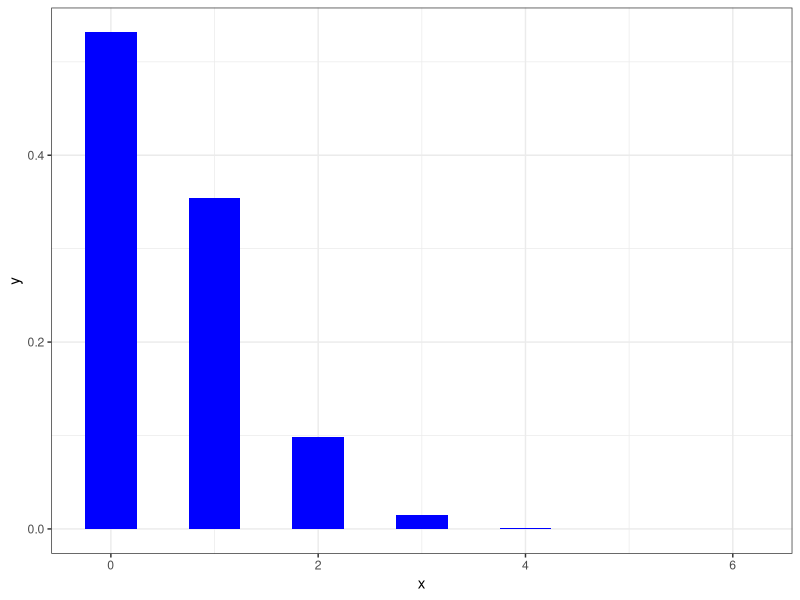
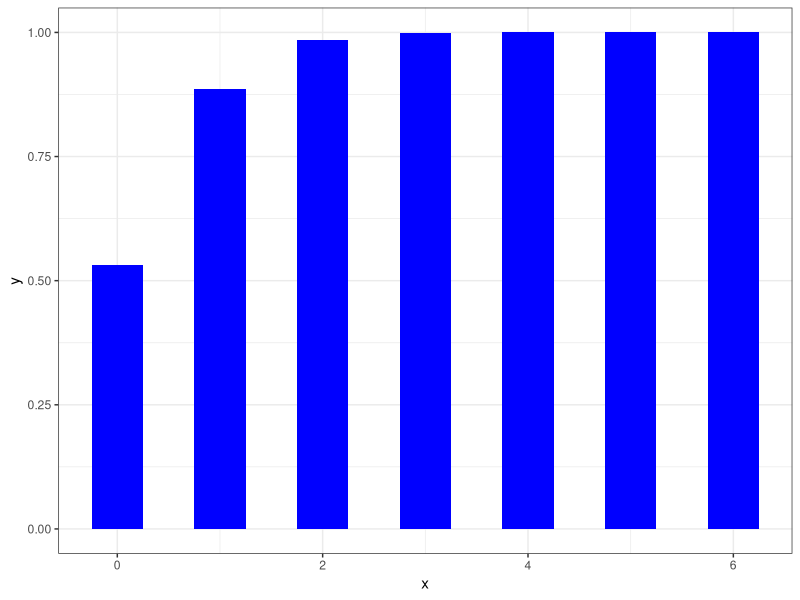
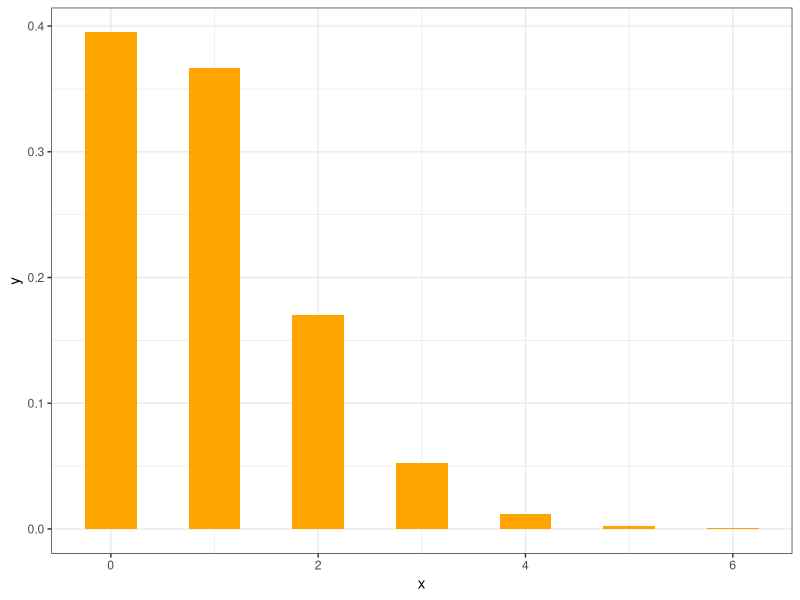
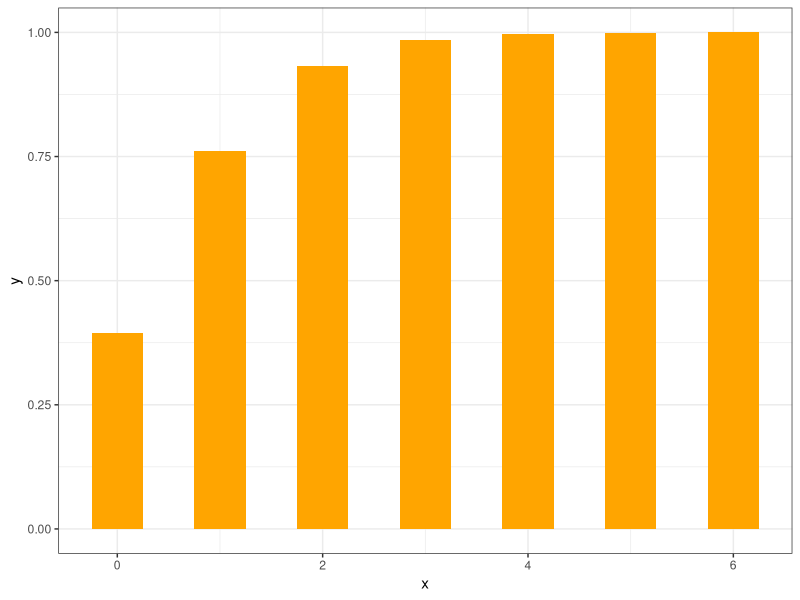
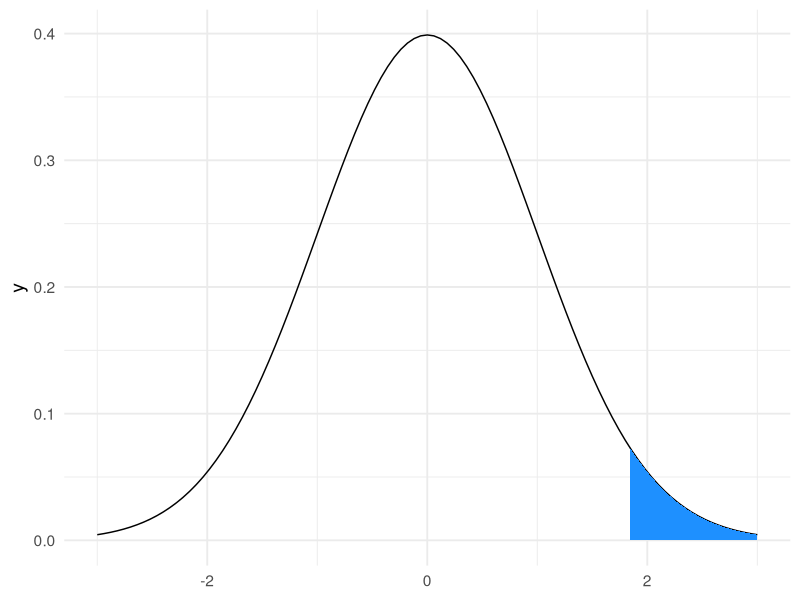
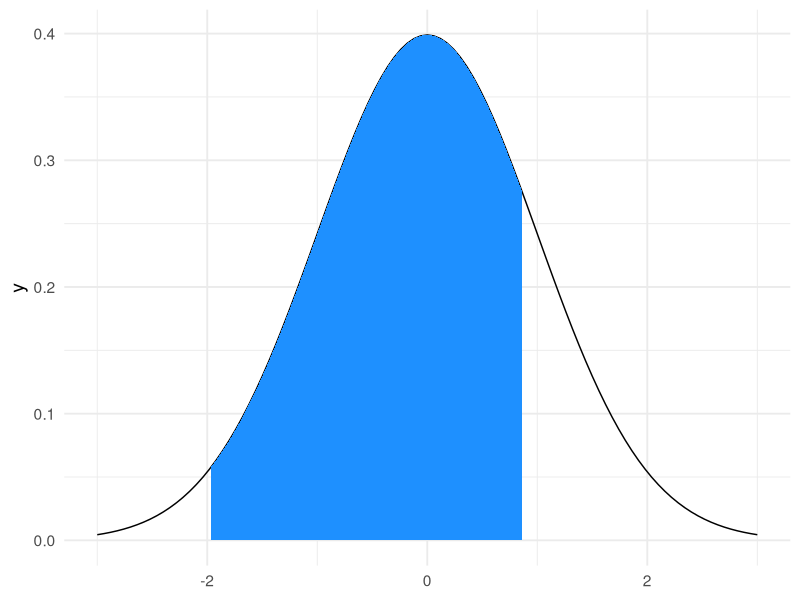
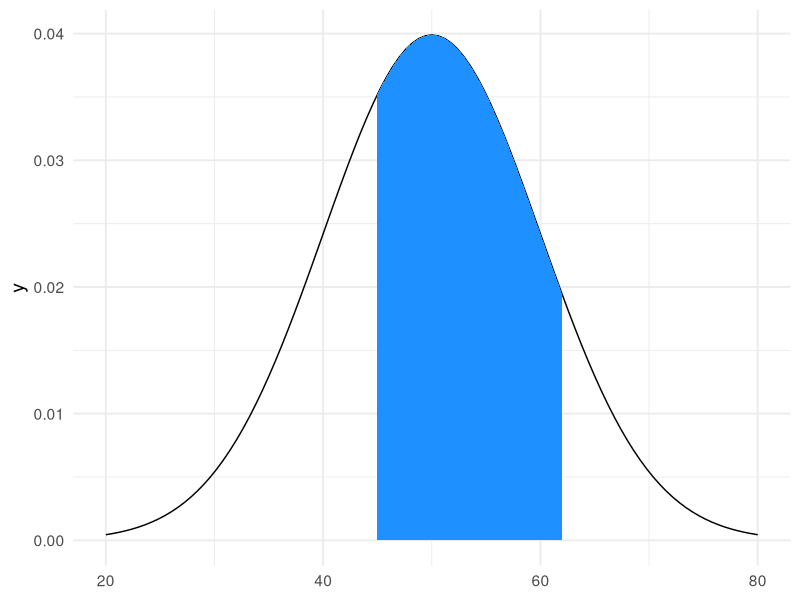
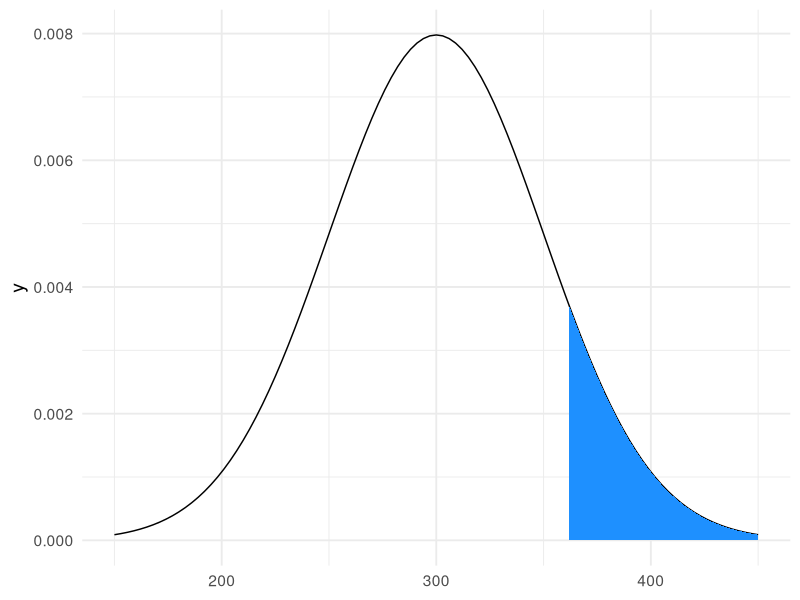

Write R code to recreate these figures, in order.
## ---- chunk 1
#| label: setup
#| include: false

library(tidyverse)

theme_set(theme_minimal(base_size = 14))
## ---- chunk 2
x = 1
n = 6
p = .1
dbinom(x = x,size = n,prob = p) # probabilidad puntual
pbinom(q = x,size = n,prob = p) # probabilidad acumulada
sum(dbinom(0:1,n,p)) # probabilidad acumulada

1 - pbinom(x,n,p) # probabilidad para MAS de x aciertos
pbinom(x,n,p,lower.tail = F) # area a la derecha

# Calculo de probabilidad binomial a una serie de intentos 
x2 = 0:6
n2 = 6
p2 = 0.1
dbinom(x2,n2,p2)
pbinom(x2,n2,p2)
## ---- chunk 3
#| fig-cap: 'Distribucion binomial'
#| fig-subcap:
#|   - 'Funcion de probabilidad'
#|   - 'Funcion de probabilidad acumulada'
#| layout-ncol: 2

data.frame(x=x2,y=dbinom(x2,n2,p)) |> 
  ggplot(aes(x,y))+
  geom_col(width = .5,fill='blue')+
  theme_bw()

data.frame(x=x2,y=pbinom(x2,n2,p)) |> 
  ggplot(aes(x,y))+
  geom_col(width = .5,fill='blue')+
  theme_bw()
## ---- chunk 4
x3 = 2
lambda = .929 # media de ocurrencias sobre lapso de tiempo o espacio
dpois(x = x3,lambda = lambda) # probabilidad puntual
ppois(q = x3,lambda = lambda) # probabilidad acumulada

1 - ppois(x3,lambda) # probabilidad para MAS de x ocurrencias
ppois(x3,lambda,lower.tail = F)

# Calculo de probabilidad Poisson a una serie de intentos 
x4 = 0:6
lambda = .929
dpois(x4,lambda)
ppois(x4,lambda)
## ---- chunk 5
#| fig-cap: 'Distribucion de Poisson'
#| fig-subcap:
#|   - 'Funcion de probabilidad'
#|   - 'Funcion de probabilidad acumulada'
#| layout-ncol: 2

data.frame(x=x4,y=dpois(x4,lambda)) |> 
  ggplot(aes(x,y))+
  geom_col(width = .5,fill='orange')+
  theme_bw()

data.frame(x=x4,y=ppois(x4,lambda)) |> 
  ggplot(aes(x,y))+
  geom_col(width = .5,fill='orange')+
  theme_bw()
## ---- chunk 6
pnorm(q = 1.84,lower.tail = F) # probabilidad de Z mayor a 1.84

ggplot() + 
    xlim(-3,3) +
    stat_function(geom = 'line', fun = dnorm, args = list(mean=0,sd=1)) + 
    stat_function(geom = 'area', fun = dnorm, args = list(mean=0,sd=1), 
                  xlim = c(1.84,3), fill = 'dodgerblue')
## ---- chunk 7
pnorm(q = 0.86) - pnorm(q = -1.97) # probabilidad de Z entre -1.97 y 0.86

ggplot() + 
    xlim(-3,3) +
    stat_function(geom = 'line', fun = dnorm, args = list(mean=0,sd=1)) + 
    stat_function(geom = 'area', fun = dnorm, args = list(mean=0,sd=1), 
                  xlim = c(-1.97,.86), fill = 'dodgerblue')
## ---- chunk 8
# media=50, sigma=10
pnorm(q = 62,mean = 50,sd = 10) - pnorm(q = 45,mean = 50,sd = 10) # probabilidad de 45 < X < 62

ggplot() + 
    xlim(20,80) +
    stat_function(geom = 'line', fun = dnorm, args = list(mean=50,sd=10)) + 
    stat_function(geom = 'area', fun = dnorm, args = list(mean=50,sd=10), 
                  xlim = c(45,62), fill = 'dodgerblue')

(62-50)/10;(45-50)/10
pnorm(q = 1.2)-pnorm(q = -.5)
## ---- chunk 9
# media=300, sigma=50
pnorm(q = 362,mean = 300,sd = 50,lower.tail = F) # probabilidad de X > 362

ggplot() + 
    xlim(150,450) +
    stat_function(geom = 'line', fun = dnorm, args = list(mean=300,sd=50)) + 
    stat_function(geom = 'area', fun = dnorm, args = list(mean=300,sd=50), 
                  xlim = c(362,450), fill = 'dodgerblue')
## ---- chunk 10
# media=40, sigma=6
qnorm(p = .45,mean = 40,sd = 6) # X para 45% de los datos a la izquierda
qnorm(p = .14,mean = 40,sd = 6,lower.tail = F) # X para 14% de los datos a la derecha
## ---- chunk 11
v = 1:20
v < 6
sum(v < 6)
mean(v < 6)
## ---- chunk 12
set.seed(10)
n = 1000
mean(rnorm(n = 10)) # 10 datos para Z~N(0,1)
mean(rnorm(n = 10,mean = 50,sd = 6)) # 10 datos para X~N(50,6)
mean(rnorm(n = n,mean = 50,sd = 10) < 62) - 
  mean(rnorm(n = n,mean = 50,sd = 10) < 45) # probabilidad de 45 < X < 62
mean(rnorm(n = n,mean = 300,sd = 50) > 362) # probabilidad de X > 362, media=300, sigma=50
## ---- chunk 13
mean(rpois(n = n,lambda = lambda) == 2) # probabilidad de X = 2
mean(rpois(n = n,lambda = lambda) > 2) # probabilidad de X > 2
